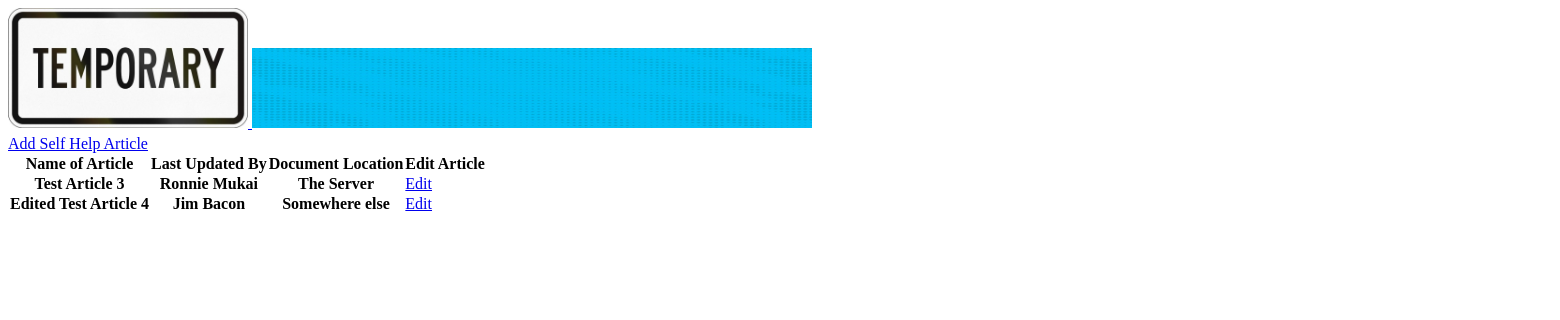
/admin_page/all_self_help_articles, run on an earlier commit of the app's database.
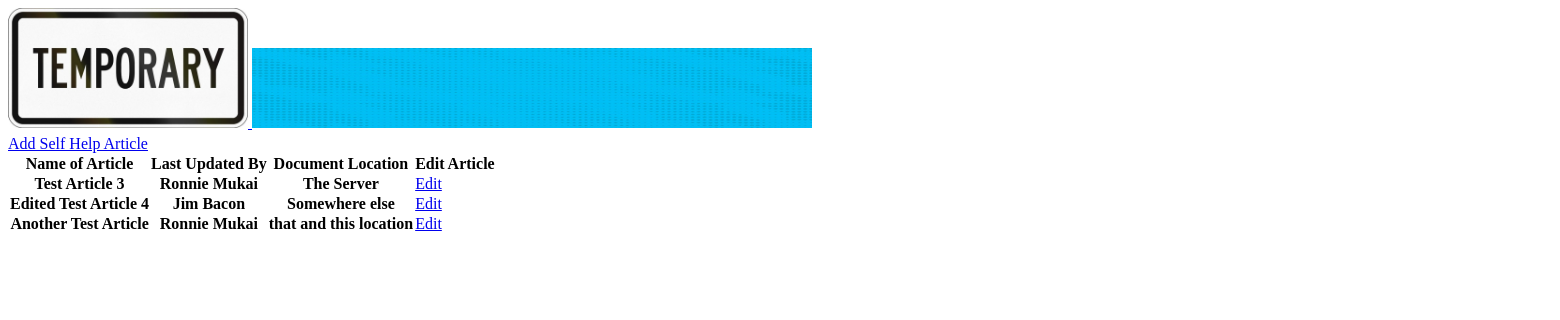
And on a later commit of the database.
### catalog_application/models.py (models this page shows)
class SelfHelpArticle(models.Model):
    title = models.CharField(max_length=100)
    last_updated_by = models.CharField(max_length=50)
    description = models.CharField(max_length=1000)
    document_location = models.CharField(max_length=100)
    created_at = models.DateTimeField(auto_now_add=True)
    updated_at = models.DateTimeField(auto_now=True)
    objects = SelfHelpArticleManager()

### catalog_application/views.py (the view)
# urls.py: path('admin_page/all_self_help_articles', views.all_self_help_articles),
def all_self_help_articles(request):
    context = {
        'self_help_articles': SelfHelpArticle.objects.all()
    }
    return render(request, 'all_self_help_articles.html', context)

### catalog_application/templates/all_self_help_articles.html (shortened to what this page needs)
{% load static %}
<!DOCTYPE html>
<html lang="en">
    <head>
        <link
            rel="stylesheet"
            href="{% static 'css\all_self _help_articles.css' %}"
        />
    </head>
    <body>
        <div id="wrapper">
            <div class="header">
                <a href="TBD">
                    <img
                        class="logo"
                        src="{% static 'images\temp_image.jpeg' %}"
                    />
                </a>
                <img
                    class="banner"
                    src="{% static 'images\temp_banner.jpg' %}"
                />
            </div>
            <div class="main_content">
                <a
                    href="/admin_page/all_self_help_articles/add_self_help_article"
                    >Add Self Help Article</a
                >
                <div class="all_articles">
                    <table class="all_articles">
                        <thead class="column_names">
                            <tr>
                                <th>Name of Article</th>
                                <th>Last Updated By</th>
                                <th>Document Location</th>
                                <th>Edit Article</th>
                            </tr>
                        </thead>
                        {% for articles in self_help_articles %}
                        <tbody>
                            <tr>
                                <th>{{ articles.title }}</th>
                                <th>{{ articles.last_updated_by }}</th>
                                <th>{{ articles.document_location}}</th>
                                <td>
                                    <a
                                        href="/admin_page/all_self_help_articles/{{ articles.id }}/edit_articles"
                                        >Edit</a
                                    >
                                </td>
                            </tr>
                        </tbody>
                        {% endfor %}
                    </table>
                </div>
            </div>
        </div>
    </body>
</html>

What changed in the data, as far as the page shows it:
added SelfHelpArticle: title "Another Test Article", last_updated_by "Ronnie Mukai", document_location "that and this location"
